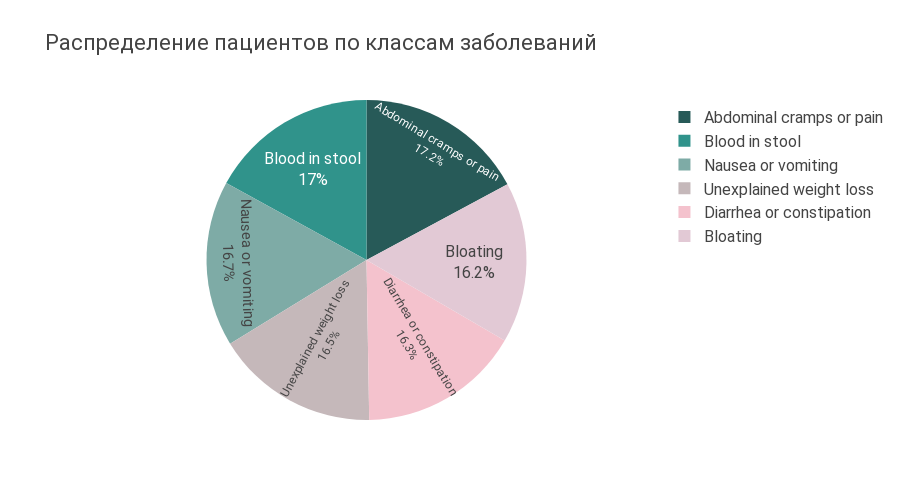

Notebook source saved alongside this figure:
### Code cell
# 6.4. Количественное распределение пациентов по типу заболевания

# Считаем количество пациентов в каждой группе
disease_counts = df["Disease_Class"].value_counts().reset_index()
disease_counts.columns = ["Disease_Class", "Count"]

fig = px.pie(
    disease_counts,
    names="Disease_Class",
    values="Count",
    color="Disease_Class",  
    color_discrete_sequence=main_palette,
    template="custom",
    title="Распределение пациентов по классам заболеваний"
)

# Внутри секций показываем процент и название
fig.update_traces(textposition="inside", textinfo="percent+label")

# Настройка размера и шрифта
fig.update_layout(
    height=500,
    font=dict(family="Roboto", size=16)
)

fig.show()

### Figure 1 — Plotly figure (JSON) as saved in the notebook; plotly's stock layout.template omitted (floating-point values rounded to 4 significant figures)
{"data": [{"customdata": [["Abdominal cramps or pain"], ["Blood in stool"], ["Nausea or vomiting"], ["Unexplained weight loss"], ["Diarrhea or constipation"], ["Bloating"]], "domain": {"x": [0, 1], "y": [0, 1]}, "hovertemplate": "Disease_Class=%{customdata[0]}<br>Count=%{value}<extra></extra>", "labels": ["Abdominal cramps or pain", "Blood in stool", "Nausea or vomiting", "Unexplained weight loss", "Diarrhea or constipation", "Bloating"], "legendgroup": "", "marker": {"colors": ["#275A58", "#30938B", "#7EABA6", "#C5B8BA", "#F4C2CD", "#E2C9D5"]}, "name": "", "showlegend": true, "textinfo": "percent+label", "textposition": "inside", "type": "pie", "values": [5243, 5198, 5118, 5047, 4989, 4965]}], "layout": {"font": {"family": "Roboto", "size": 16}, "height": 500, "legend": {"tracegroupgap": 0}, "piecolorway": ["#275A58", "#30938B", "#7EABA6", "#C5B8BA", "#F4C2CD", "#E2C9D5"], "title": {"text": "Распределение пациентов по классам заболеваний"}}}
